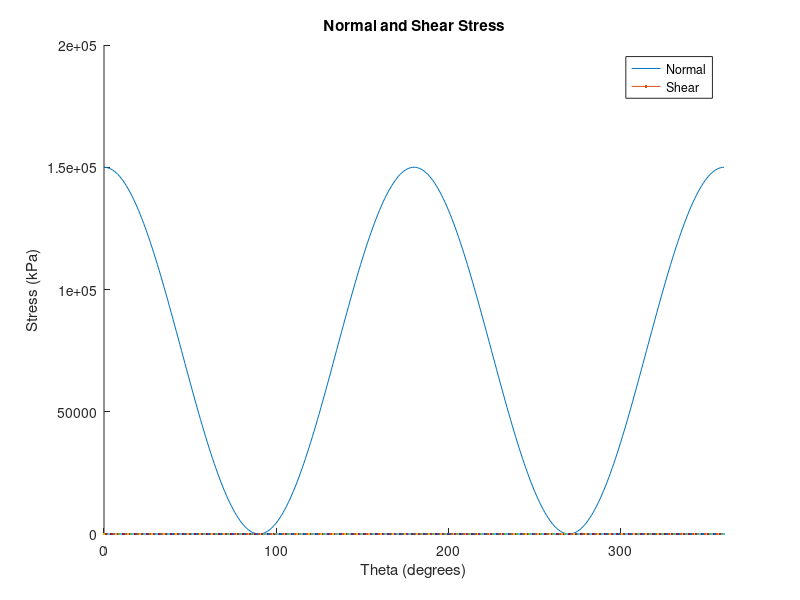

The MATLAB script that drew this image:
clear all; clc()

theta = 0:1:360;

sigman = (22.5)/(.015*.01)*(cos(theta*pi/180)).^2;

taun = [];

hold on
plot(theta, sigman, linewidth=2)
plot(theta, norm(taun), linewidth=2)
title("Normal and Shear Stress")
xlabel("Theta (degrees)")
ylabel("Stress (kPa)")
xlim([0 360])
legend("Normal", "Shear")
hold off